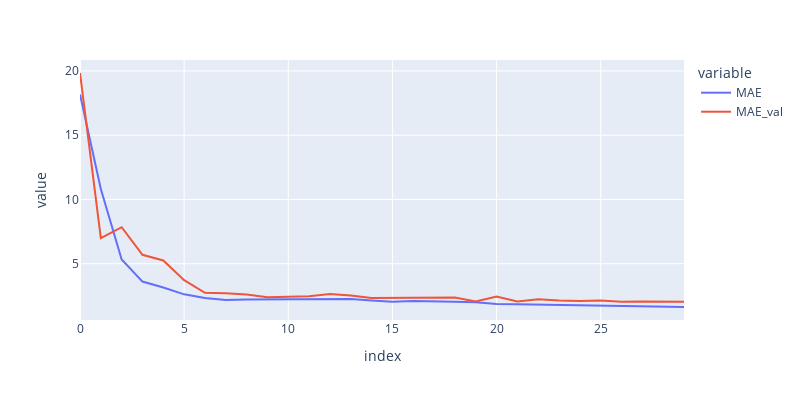

Write notebook code for a chart like this one.
### Code cell
px.line(result.loc["Metrics"][6],y=["MAE","MAE_val"],width=800,height=400)

### Figure 1 — Plotly figure (JSON) as saved in the notebook; plotly's stock layout.template omitted (floating-point values rounded to 4 significant figures)
{"data": [{"hovertemplate": "variable=MAE<br>index=%{x}<br>value=%{y}<extra></extra>", "legendgroup": "MAE", "line": {"color": "#636efa", "dash": "solid"}, "marker": {"symbol": "circle"}, "mode": "lines", "name": "MAE", "orientation": "v", "showlegend": true, "type": "scatter", "x": [0, 1, 2, 3, 4, 5, 6, 7, 8, 9, 10, 11, 12, 13, 14, 15, 16, 17, 18, 19, 20, 21, 22, 23, 24, 25, 26, 27, 28, 29], "xaxis": "x", "y": [18.17, 10.82, 5.326, 3.608, 3.145, 2.616, 2.323, 2.168, 2.213, 2.226, 2.26, 2.226, 2.279, 2.254, 2.141, 2.033, 2.1, 2.096, 2.044, 2.005, 1.855, 1.841, 1.817, 1.759, 1.761, 1.737, 1.685, 1.642, 1.63, 1.631], "yaxis": "y"}, {"hovertemplate": "variable=MAE_val<br>index=%{x}<br>value=%{y}<extra></extra>", "legendgroup": "MAE_val", "line": {"color": "#EF553B", "dash": "solid"}, "marker": {"symbol": "circle"}, "mode": "lines", "name": "MAE_val", "orientation": "v", "showlegend": true, "type": "scatter", "x": [0, 1, 2, 3, 4, 5, 6, 7, 8, 9, 10, 11, 12, 13, 14, 15, 16, 17, 18, 19, 20, 21, 22, 23, 24, 25, 26, 27, 28, 29], "xaxis": "x", "y": [19.84, 6.991, 7.838, 5.69, 5.249, 3.72, 2.734, 2.698, 2.6, 2.381, 2.431, 2.467, 2.649, 2.522, 2.329, 2.338, 2.354, 2.404, 2.364, 2.068, 2.437, 2.052, 2.224, 2.138, 2.104, 2.139, 2.029, 2.063, 2.052, 2.045], "yaxis": "y"}], "layout": {"height": 400, "legend": {"title": {"text": "variable"}, "tracegroupgap": 0}, "margin": {"t": 60}, "width": 800, "xaxis": {"anchor": "y", "domain": [0, 1], "title": {"text": "index"}}, "yaxis": {"anchor": "x", "domain": [0, 1], "title": {"text": "value"}}}}
